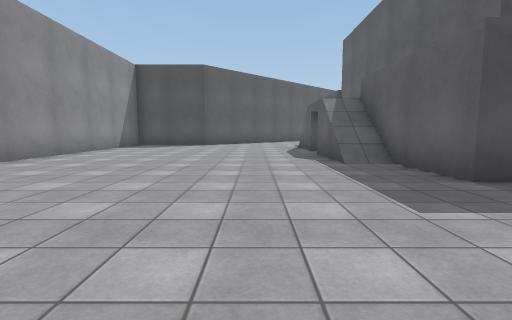
[1] (above)

24 first-person views from a walk through a 3-D level made in the Unity game engine. The camera is 1.3 m above the floor, tilts 6° down and sees 85° across. The floor is counted in squares, 2 m on a side. Each view is taken from the middle of a square. On the plan, view 1 faces up. The plan holds only what a view shows up to about 9 squares ahead; the rest is blank. The place goes on beyond the plan. The player is left out. Surface patterns are stand-ins for the level's own textures.

[2]
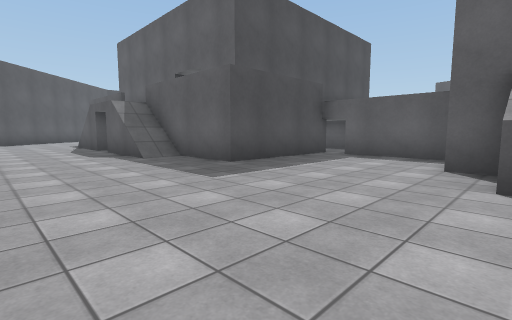

[3]
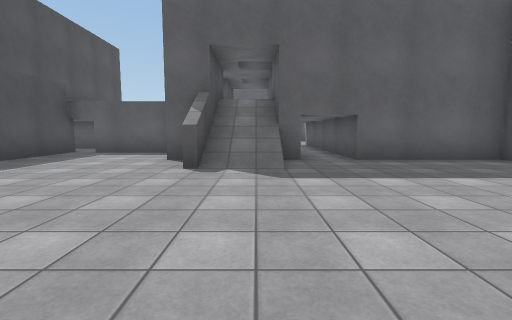

[4]
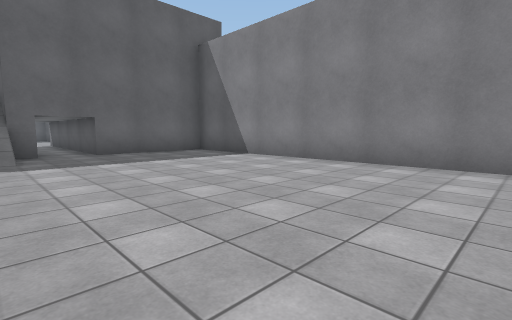

[5]
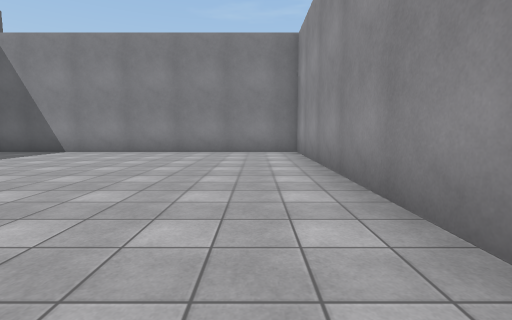

[6]
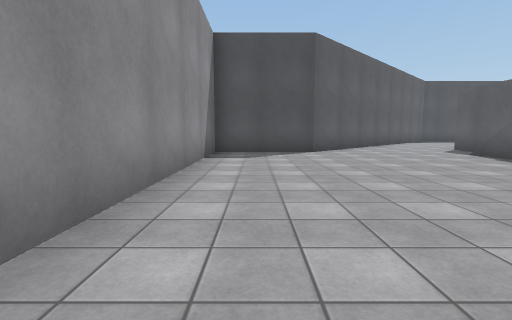

[7]
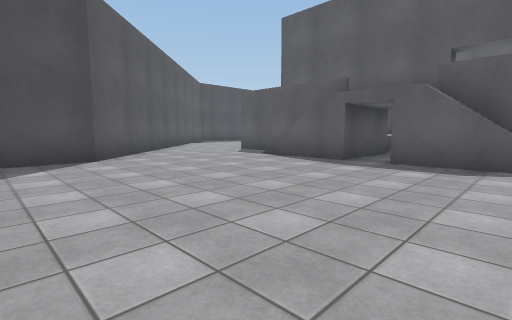

[8]
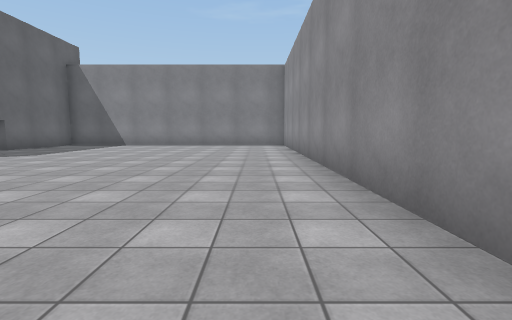

[9]
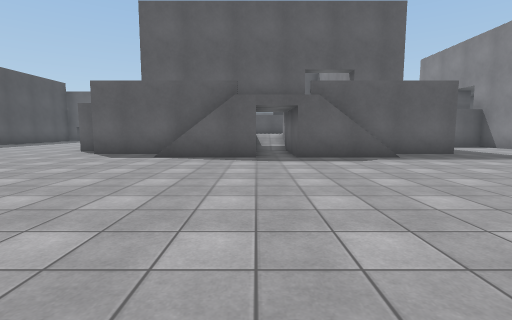

[10]
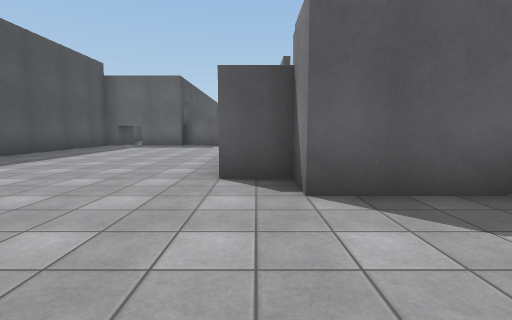

[11]
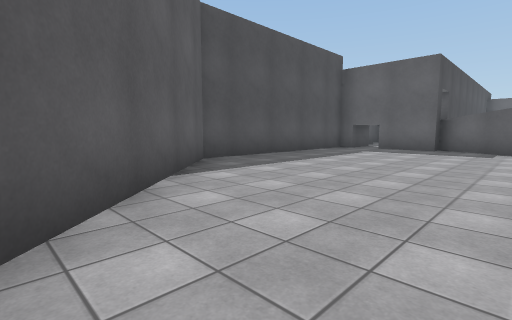

[12]
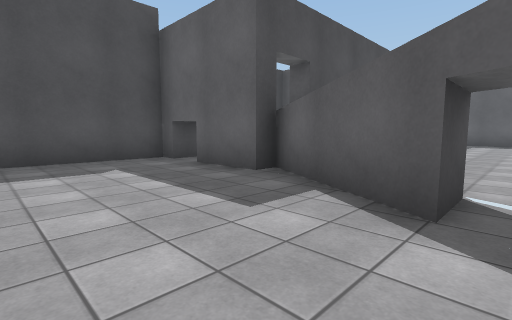

[13]
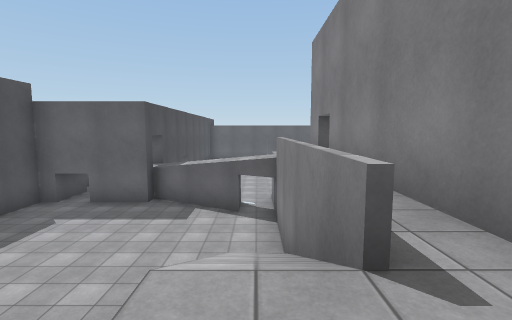

[14]
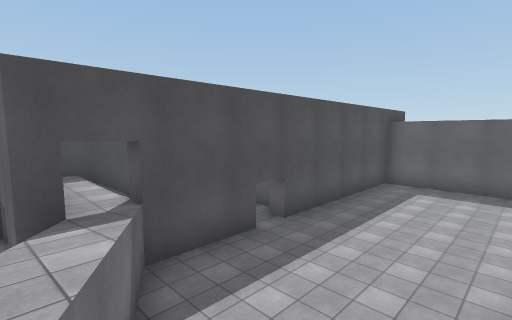

[15]
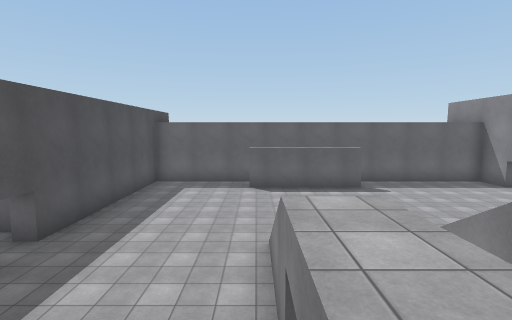

[16]
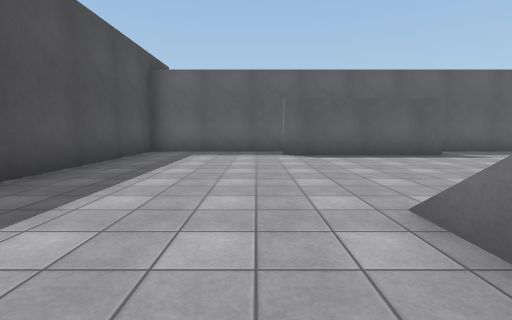

[17]
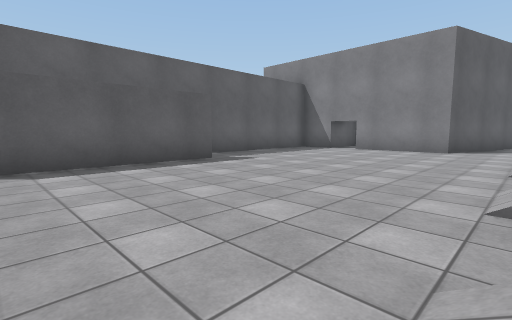

[18]
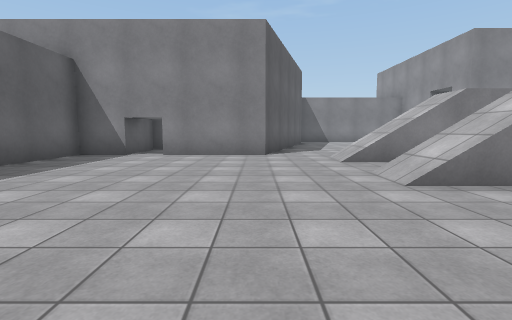

[19]
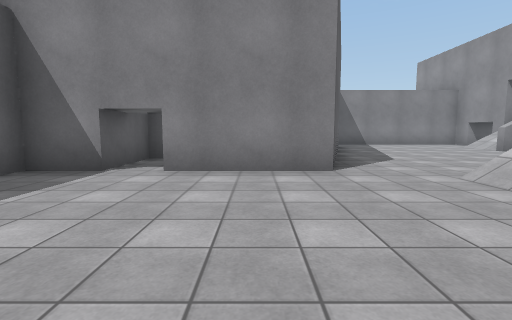

[20]
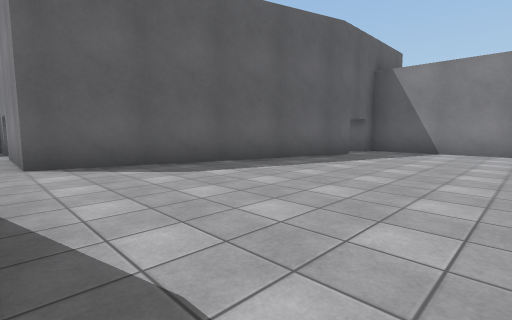

[21]
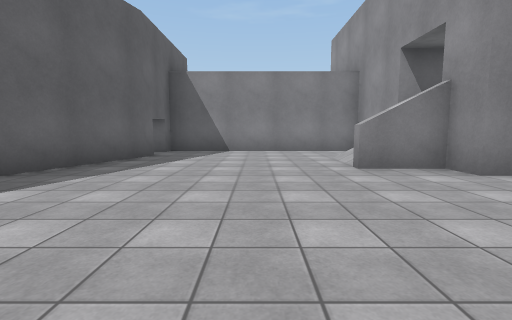

[22]
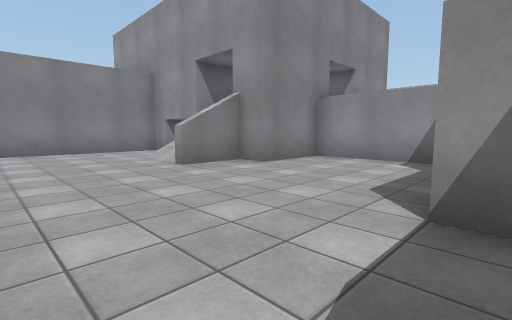

[23]
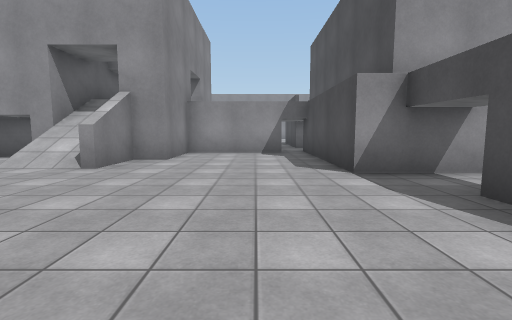

[24]
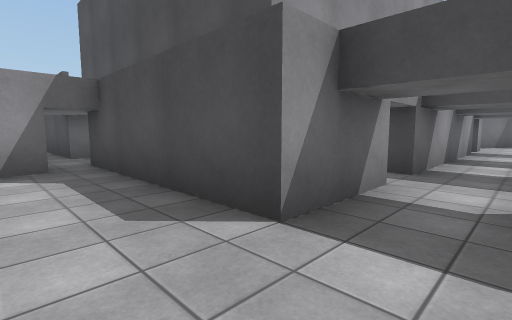

### Floor plan
Key: @ floor where view 1 was taken; # wall or solid block; . main floor; : floor 2 m higher than the main floor; + floor 3 m higher than the main floor; / step, stairs or slope; = window, fence, low wall or low ledge.
Columns run from 6 left of view 1 to 24 right of it. Each row starts with its distance up from view 1.
 22                   ####
 21            ########://
 20           ##......#/.
 19          ##.......#/.   #
 18         ##........#:/  .#######
 17         #........../###.......#
 16         ..........//..........#
 15      ##...........#...........#
 14     ##....++///...............#
 13 #####....=+++++   +..........##
 12 #........## ####   .// /.....#
 11 #......./##       #..  ......#
 10 #......./##       #.////.....#
  9 #.......//#       #..  ......##
  8 #.......//#       #.. ........#
  7 #......./=        #.////......#
  6 #......./##        ..  .......#
  5 #........####     #.////......#
  4 #........####.#####...........#
  3 #........................###.##
  2 #...........#  ..........#  .#
  1 #...........#  .........##  ##
  0 #.....@....## ###.......#
 -1 #........####   ###.....#
 -2 #........///+  +///....##
 -3 #..........## ###......#
 -4 #.............  ........
 -5 #..........#############
 -6 #..........#
 -7 #..........#
 -8 ############

Where each view was taken, in squares from view 1:
view 1: 0 up, 0 right, facing up
view 2: 1 down, 1 left, facing up-right
view 3: 2 down, 2 left, facing right
view 4: 2 down, 4 left, facing down-right
view 5: 1 up, 4 left, facing down
view 6: 4 up, 4 left, facing up
view 7: 6 up, 4 left, facing up-right
view 8: 5 up, 4 left, facing down
view 9: 9 up, 5 left, facing right
view 10: 14 up, 0 right, facing right
view 11: 15 up, 2 right, facing up-right
view 12: 14 up, 9 right, facing up-right
view 13: 14 up, 4 right, facing right
view 14: 13 up, 12 right, facing up-right
view 15: 13 up, 12 right, facing right
view 16: 14 up, 15 right, facing right
view 17: 13 up, 17 right, facing down-right
view 18: 11 up, 19 right, facing down
view 19: 8 up, 20 right, facing down
view 20: 4 up, 13 right, facing down-right
view 21: 4 up, 14 right, facing down
view 22: 4 up, 15 right, facing down-left
view 23: 2 up, 17 right, facing left
view 24: 2 up, 14 right, facing up-left
